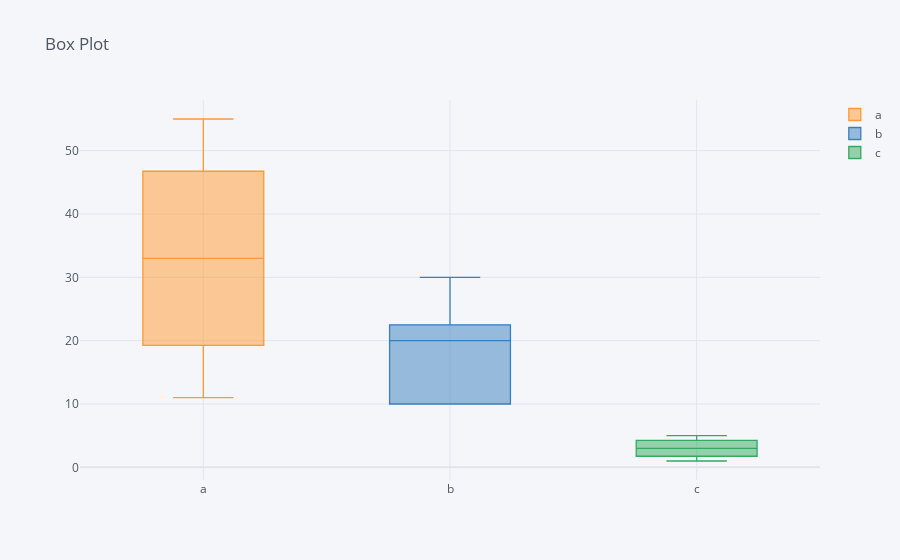

This figure's notebook cell:
### Code cell
dataset3.iplot(kind ='box',title="Box Plot")

### Figure 1 — Plotly figure (JSON) as saved in the notebook; plotly's stock layout.template omitted (floating-point values rounded to 4 significant figures)
{"data": [{"boxpoints": false, "line": {"width": 1.3}, "marker": {"color": "rgba(255, 153, 51, 1.0)"}, "name": "a", "orientation": "v", "type": "box", "y": [11, 22, 33, 44, 55]}, {"boxpoints": false, "line": {"width": 1.3}, "marker": {"color": "rgba(55, 128, 191, 1.0)"}, "name": "b", "orientation": "v", "type": "box", "y": [10, 20, 30, 10, 20]}, {"boxpoints": false, "line": {"width": 1.3}, "marker": {"color": "rgba(50, 171, 96, 1.0)"}, "name": "c", "orientation": "v", "type": "box", "y": [5, 4, 3, 2, 1]}], "layout": {"autosize": true, "legend": {"bgcolor": "#F5F6F9", "font": {"color": "#4D5663"}}, "paper_bgcolor": "#F5F6F9", "plot_bgcolor": "#F5F6F9", "title": {"font": {"color": "#4D5663"}, "text": "Box Plot"}, "xaxis": {"autorange": true, "gridcolor": "#E1E5ED", "range": [-0.5, 2.5], "showgrid": true, "tickfont": {"color": "#4D5663"}, "title": {"font": {"color": "#4D5663"}, "text": ""}, "type": "category", "zerolinecolor": "#E1E5ED"}, "yaxis": {"autorange": true, "gridcolor": "#E1E5ED", "range": [-2, 58], "showgrid": true, "tickfont": {"color": "#4D5663"}, "title": {"font": {"color": "#4D5663"}, "text": ""}, "type": "linear", "zerolinecolor": "#E1E5ED"}}}
